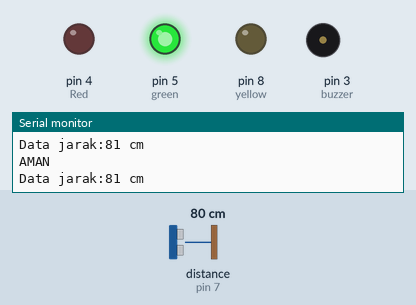
The sketch below on a simulated Arduino Uno, built with avr-gcc and run on an emulated ATmega328P. Shown: output pins drawn as LEDs (lit = HIGH), buzzer (waves = sounding, pin HIGH), the last lines printed to the serial monitor. Dashed ring = blinking. Inputs (shaded band) come from the test bench; at power-on: distance to the obstacle (sensor on pin 7) 80 cm. The echo pulse lasts 58.3 µs per cm.

Above: at 1.4 s.
1.5 s: distance to the obstacle (sensor on pin 7) set to 74 cm
3.1 s: distance to the obstacle (sensor on pin 7) set to 66 cm
At 3.78 s:
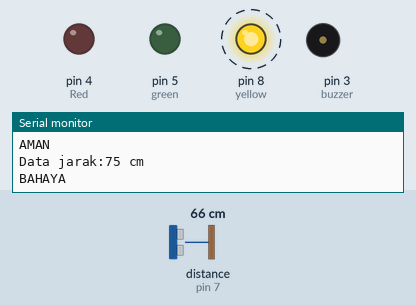
6.3 s: distance to the obstacle (sensor on pin 7) set to 22 cm
9.5 s: distance to the obstacle (sensor on pin 7) set to 18 cm
At 10.21 s:
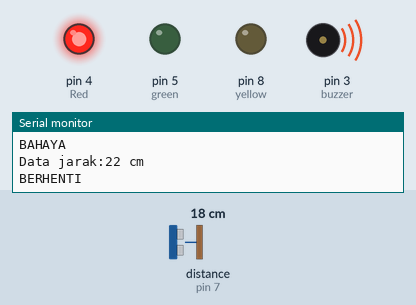
12.7 s: distance to the obstacle (sensor on pin 7) set to 35 cm
At 14.0 s:
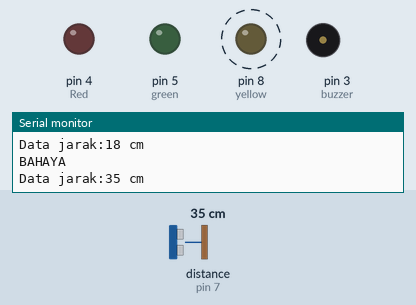
15.9 s: distance to the obstacle (sensor on pin 7) set to 2 cm
At 16.9 s:
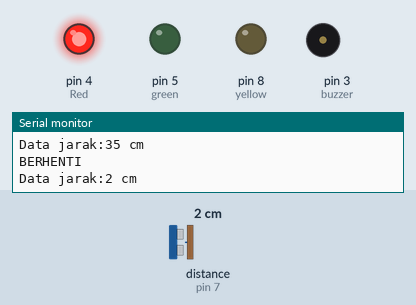
Timing chart, 0 to 20.1 s (numbered marks = the images above; inputs shaded):
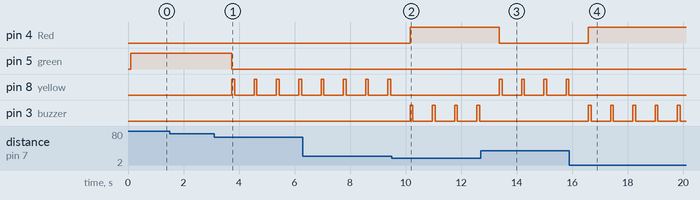

The sketch:

6.Sensor_Ultrasonik.ino
```cpp
#include <NewPing.h>

//Inisialisasi pembuatan variable
int triger =6;
int echo =7;
int batas =200; //Maksimal 400 cm

int buzzer = 3;
int Red = 4;
int yellow = 8;
int green =5;

NewPing cm(triger,echo,batas);
void setup() {
 //Menentukan Fungsionalitas dari PIN pada Microcontroller
 Serial.begin(115200); //baudrate yang digunakan untuk komunikasi microcontroller dengan komputer
 pinMode(buzzer, OUTPUT);
 pinMode(triger, INPUT);
 pinMode(echo, INPUT);
 pinMode(Red, OUTPUT);
 pinMode(yellow, OUTPUT);
 pinMode(green, OUTPUT);
}
void loop() {
 //Program yang akan dijalankan berulang-ulang
 int bacaJarak=cm.ping_cm();
 //Print ke Serial Monitor
 if(bacaJarak <=20){
  Serial.println("BERHENTI");
  delay(100);
  digitalWrite(Red, HIGH);
  digitalWrite(yellow, LOW);
  digitalWrite(green, LOW);
  digitalWrite(buzzer, HIGH);
  delay(100);
  digitalWrite(buzzer, LOW);
  delay(100);
 }else if(bacaJarak >=21 and bacaJarak <=70){
  Serial.println("BAHAYA");
  delay(100);
  digitalWrite(green, LOW);
  digitalWrite(Red, LOW);
  digitalWrite(yellow, HIGH);
  delay(100);
  digitalWrite(yellow, LOW);
  delay(100);
 }
 else if(bacaJarak>=71){
  Serial.println("AMAN");
  delay(100);
  digitalWrite(green, HIGH);
  digitalWrite(yellow, LOW);
  digitalWrite(Red, LOW);
 }
 Serial.print("Data jarak:");
 Serial.print(bacaJarak);
 Serial.print(" cm");
 Serial.println();
 delay(500); //Jeda waktu perulagan seama 500 mili detik
}
```

Measured:
- the behaviour switches between 70 and 69 cm on distance to the obstacle (sensor on pin 7) (found by bisection; images 0 and 1)
- the behaviour switches between 21 and 20 cm on distance to the obstacle (sensor on pin 7) (found by bisection; images 1 and 2)
- after the input at 3.1 s, pin 5 (green): HIGH → LOW after 0.64 s; pin 8 (yellow): alternates HIGH for 0.10 s and LOW for 0.70 s, starting after 0.64 s
- after the input at 9.5 s, pin 4 (Red): LOW → HIGH after 0.66 s; pin 8 (yellow): stops changing and stays LOW; pin 3 (buzzer): alternates HIGH for 0.10 s and LOW for 0.70 s, starting after 0.66 s
- after the input at 12.7 s, pin 4 (Red): HIGH → LOW after 0.67 s; pin 8 (yellow): alternates HIGH for 0.10 s and LOW for 0.70 s, starting after 0.67 s; pin 3 (buzzer): stops changing and stays LOW
- after the input at 15.9 s, pin 4 (Red): LOW → HIGH after 0.68 s; pin 8 (yellow): stops changing and stays LOW; pin 3 (buzzer): alternates HIGH for 0.10 s and LOW for 0.70 s, starting after 0.68 s
